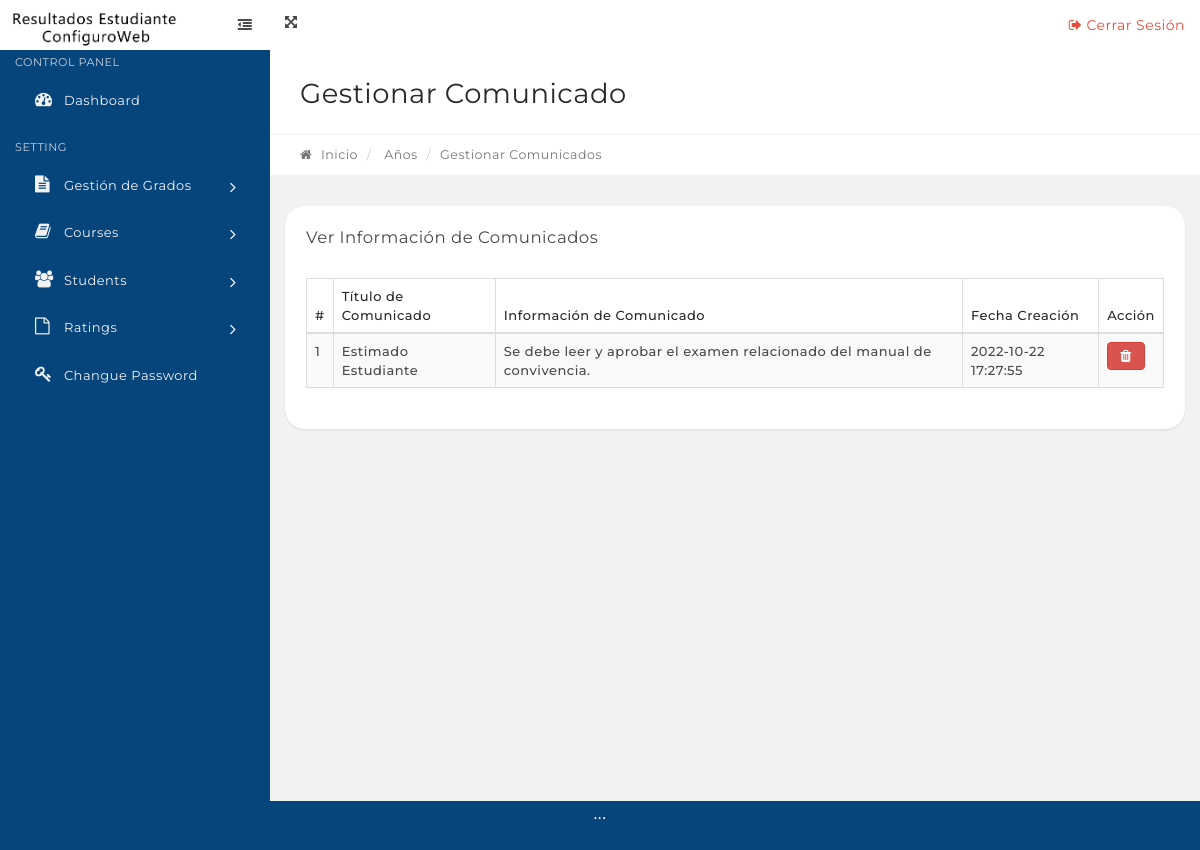
Page /manage-notices.php on the committed database.
### tables this page shows
CREATE TABLE `tblnotice` (
  `id` int(11) NOT NULL,
  `noticeTitle` varchar(255) DEFAULT NULL,
  `noticeDetails` mediumtext DEFAULT NULL,
  `postingDate` timestamp NULL DEFAULT current_timestamp()
);

### manage-notices.php (the view, shortened to what this page needs)
<?php
include('includes/config.php');
if (strlen($_SESSION['alogin']) == "") {
    header("Location: index.php");
} else {
?>
    <link rel="stylesheet" type="text/css" href="assets/js/DataTables/datatables.min.css" />
    <?php include('includes/topbar.php'); ?>
    <div class="content-wrapper">
        <div class="content-container">
            <?php include('includes/leftbar.php'); ?>
            <div class="main-page">
                <div class="container-fluid">
                    <div class="row page-title-div">
                        <div class="col-md-6">
                            <h2 class="title">Gestionar Comunicado</h2>
                        </div>
                    </div>
                    <div class="row breadcrumb-div">
                        <div class="col-md-6">
                            <ul class="breadcrumb">
                                <li><a href="dashboard.php"><i class="fa fa-home"></i> Inicio</a></li>
                                <li> Años</li>
                                <li class="active">Gestionar Comunicados</li>
                            </ul>
                        </div>
                    </div>
                </div>
                <section class="section">
                    <div class="container-fluid">
                        <div class="row">
                            <div class="col-md-12">
                                <div class="panel">
                                    <div class="panel-heading">
                                        <div class="panel-title">
                                            <h5>Ver Información de Comunicados</h5>
                                        </div>
                                    </div>
                                    <div class="panel-body p-20">
                                        <table id="example" class="display table table-striped table-bordered" cellspacing="0" width="100%">
                                            <thead>
                                                <tr>
                                                    <th>#</th>
                                                    <th>Título de Comunicado</th>
                                                    <th>Información de Comunicado</th>
                                                    <th>Fecha Creación</th>
                                                    <th>Acción</th>
                                                </tr>
                                            </thead>
                                            <tbody>
                                                <?php $sql = "SELECT * from tblnotice";
                                                $query = $dbh->prepare($sql);
                                                $query->execute();
                                                $results = $query->fetchAll(PDO::FETCH_OBJ);
                                                $cnt = 1;
                                                if ($query->rowCount() > 0) {
                                                    foreach ($results as $result) {   ?>
                                                        <tr>
                                                            <td><?php echo htmlentities($cnt); ?></td>
                                                            <td><?php echo htmlentities($result->noticeTitle); ?></td>
                                                            <td><?php echo htmlentities($result->noticeDetails); ?></td>
                                                            <td><?php echo htmlentities($result->postingDate); ?></td>
                                                            <td>
                                                                <a href="manage-notices.php?id=<?php echo htmlentities($result->id); ?>" onclick="return confirm('Deseas eliminar este comunicado?');" class="btn btn-danger">
                                                                    <i class="fa fa-trash" title="Delete this Record"></i> </a>
                                                            </td>
                                                        </tr>
                                                <?php $cnt = $cnt + 1;
                                                    }
                                                } ?>
                                            </tbody>
                                        </table>
                                    </div>
                                </div>
                            </div>
                        </div>
                    </div>
            </div>
        </div>
    </div>
    </div>
    <?php include('includes/footer.php'); ?>
<?php } ?>

### rows in the picture
tblnotice: noticeTitle "Estimado Estudiante", noticeDetails "Se debe leer y aprobar el examen relacionado del manual de convivencia.", postingDate "2022-10-22 17:27:55"
